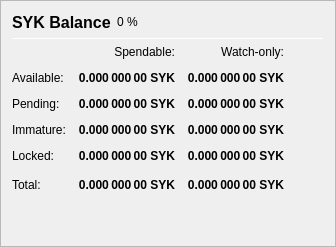
                   <widget class="QFrame" name="frame_Balances">
                    <property name="frameShape">
                     <enum>QFrame::StyledPanel</enum>
                    </property>
                    <property name="frameShadow">
                     <enum>QFrame::Raised</enum>
                    </property>
                    <layout class="QVBoxLayout" name="verticalLayout_4">
                     <item>
                      <layout class="QHBoxLayout" name="horizontalLayout_4">
                       <item>
                        <widget class="QLabel" name="label_5">
                         <property name="minimumSize">
                          <size>
                           <width>0</width>
                           <height>20</height>
                          </size>
                         </property>
                         <property name="font">
                          <font>
                           <pointsize>12</pointsize>
                           <weight>75</weight>
                           <bold>true</bold>
                          </font>
                         </property>
                         <property name="text">
                          <string>SYK Balance</string>
                         </property>
                        </widget>
                       </item>
                       <item>
                        <widget class="QLabel" name="labelSYKPercent">
                         <property name="text">
                          <string notr="true">0 %</string>
                         </property>
                        </widget>
                       </item>
                       <item>
                        <spacer name="horizontalSpacer_3">
                         <property name="orientation">
                          <enum>Qt::Horizontal</enum>
                         </property>
                         <property name="sizeHint" stdset="0">
                          <size>
                           <width>40</width>
                           <height>20</height>
                          </size>
                         </property>
                        </spacer>
                       </item>
                      </layout>
                     </item>
                     <item>
                      <widget class="Line" name="line_Balance">
                       <property name="minimumSize">
                        <size>
                         <width>0</width>
                         <height>1</height>
                        </size>
                       </property>
                       <property name="maximumSize">
                        <size>
                         <width>16777215</width>
                         <height>1</height>
                        </size>
                       </property>
                       <property name="orientation">
                        <enum>Qt::Horizontal</enum>
                       </property>
                      </widget>
                     </item>
                     <item>
                      <layout class="QGridLayout" name="gridLayout">
                       <property name="spacing">
                        <number>12</number>
                       </property>
                       <item row="0" column="1">
                        <widget class="QLabel" name="labelSpendable">
                         <property name="text">
                          <string>Spendable:</string>
                         </property>
                         <property name="alignment">
                          <set>Qt::AlignRight|Qt::AlignTrailing|Qt::AlignVCenter</set>
                         </property>
                        </widget>
                       </item>
                       <item row="0" column="2">
                        <widget class="QLabel" name="labelWatchonly">
                         <property name="text">
                          <string>Watch-only:</string>
                         </property>
                         <property name="alignment">
                          <set>Qt::AlignRight|Qt::AlignTrailing|Qt::AlignVCenter</set>
                         </property>
                        </widget>
                       </item>
                       <item row="1" column="0">
                        <widget class="QLabel" name="labelBalanceText">
                         <property name="text">
                          <string>Available:</string>
                         </property>
                        </widget>
                       </item>
                       <item row="1" column="1">
                        <widget class="QLabel" name="labelBalance">
                         <property name="font">
                          <font>
                           <weight>75</weight>
                           <bold>true</bold>
                          </font>
                         </property>
                         <property name="cursor">
                          <cursorShape>IBeamCursor</cursorShape>
                         </property>
                         <property name="toolTip">
                          <string>Your current spendable balance</string>
                         </property>
                         <property name="text">
                          <string notr="true">0.000 000 00 SYK</string>
                         </property>
                         <property name="alignment">
                          <set>Qt::AlignRight|Qt::AlignTrailing|Qt::AlignVCenter</set>
                         </property>
                         <property name="textInteractionFlags">
                          <set>Qt::LinksAccessibleByMouse|Qt::TextSelectableByKeyboard|Qt::TextSelectableByMouse</set>
                         </property>
                        </widget>
                       </item>
                       <item row="1" column="2">
                        <widget class="QLabel" name="labelWatchAvailable">
                         <property name="font">
                          <font>
                           <weight>75</weight>
                           <bold>true</bold>
                          </font>
                         </property>
                         <property name="cursor">
                          <cursorShape>IBeamCursor</cursorShape>
                         </property>
                         <property name="toolTip">
                          <string>Your current balance in watch-only addresses</string>
                         </property>
                         <property name="text">
                          <string notr="true">0.000 000 00 SYK</string>
                         </property>
                         <property name="alignment">
                          <set>Qt::AlignRight|Qt::AlignTrailing|Qt::AlignVCenter</set>
                         </property>
                         <property name="textInteractionFlags">
                          <set>Qt::LinksAccessibleByMouse|Qt::TextSelectableByKeyboard|Qt::TextSelectableByMouse</set>
                         </property>
                        </widget>
                       </item>
                       <item row="2" column="0">
                        <widget class="QLabel" name="labelPendingText">
                         <property name="text">
                          <string>Pending:</string>
                         </property>
                        </widget>
                       </item>
                       <item row="2" column="1">
                        <widget class="QLabel" name="labelUnconfirmed">
                         <property name="font">
                          <font>
                           <weight>75</weight>
                           <bold>true</bold>
                          </font>
                         </property>
                         <property name="cursor">
                          <cursorShape>IBeamCursor</cursorShape>
                         </property>
                         <property name="toolTip">
                          <string>Total of transactions that have yet to be confirmed, and do not yet count toward the spendable balance</string>
                         </property>
                         <property name="text">
                          <string notr="true">0.000 000 00 SYK</string>
                         </property>
                         <property name="alignment">
                          <set>Qt::AlignRight|Qt::AlignTrailing|Qt::AlignVCenter</set>
                         </property>
                         <property name="textInteractionFlags">
                          <set>Qt::LinksAccessibleByMouse|Qt::TextSelectableByKeyboard|Qt::TextSelectableByMouse</set>
                         </property>
                        </widget>
                       </item>
                       <item row="2" column="2">
                        <widget class="QLabel" name="labelWatchPending">
                         <property name="font">
                          <font>
                           <weight>75</weight>
                           <bold>true</bold>
                          </font>
                         </property>
                         <property name="cursor">
                          <cursorShape>IBeamCursor</cursorShape>
                         </property>
                         <property name="toolTip">
                          <string>Unconfirmed transactions to watch-only addresses</string>
                         </property>
                         <property name="text">
                          <string notr="true">0.000 000 00 SYK</string>
                         </property>
                         <property name="alignment">
                          <set>Qt::AlignRight|Qt::AlignTrailing|Qt::AlignVCenter</set>
                         </property>
                         <property name="textInteractionFlags">
                          <set>Qt::LinksAccessibleByMouse|Qt::TextSelectableByKeyboard|Qt::TextSelectableByMouse</set>
                         </property>
                        </widget>
                       </item>
                       <item row="3" column="0">
                        <widget class="QLabel" name="labelImmatureText">
                         <property name="text">
                          <string>Immature:</string>
                         </property>
                        </widget>
                       </item>
                       <item row="3" column="1">
                        <widget class="QLabel" name="labelImmature">
                         <property name="font">
                          <font>
                           <weight>75</weight>
                           <bold>true</bold>
                          </font>
                         </property>
                         <property name="cursor">
                          <cursorShape>IBeamCursor</cursorShape>
                         </property>
                         <property name="toolTip">
                          <string>Staked or masternode rewards that has not yet matured</string>
                         </property>
                         <property name="text">
                          <string notr="true">0.000 000 00 SYK</string>
                         </property>
                         <property name="alignment">
                          <set>Qt::AlignRight|Qt::AlignTrailing|Qt::AlignVCenter</set>
                         </property>
                         <property name="textInteractionFlags">
                          <set>Qt::LinksAccessibleByMouse|Qt::TextSelectableByKeyboard|Qt::TextSelectableByMouse</set>
                         </property>
                        </widget>
                       </item>
                       <item row="3" column="2">
                        <widget class="QLabel" name="labelWatchImmature">
                         <property name="font">
                          <font>
                           <weight>75</weight>
                           <bold>true</bold>
                          </font>
                         </property>
                         <property name="cursor">
                          <cursorShape>IBeamCursor</cursorShape>
                         </property>
                         <property name="toolTip">
                          <string>Staked or masternode rewards in watch-only addresses that has not yet matured</string>
                         </property>
                         <property name="text">
                          <string notr="true">0.000 000 00 SYK</string>
                         </property>
                         <property name="alignment">
                          <set>Qt::AlignRight|Qt::AlignTrailing|Qt::AlignVCenter</set>
                         </property>
                         <property name="textInteractionFlags">
                          <set>Qt::LinksAccessibleByMouse|Qt::TextSelectableByKeyboard|Qt::TextSelectableByMouse</set>
                         </property>
                        </widget>
                       </item>
                       <item row="4" column="0">
                        <widget class="QLabel" name="labelLockedBalanceText">
                         <property name="toolTip">
                          <string>Locked SYK or Masternode collaterals. These are excluded from zSYK minting.</string>
                         </property>
                         <property name="text">
                          <string>Locked:</string>
                         </property>
                        </widget>
                       </item>
                       <item row="4" column="1">
                        <widget class="QLabel" name="labelLockedBalance">
                         <property name="font">
                          <font>
                           <weight>75</weight>
                           <bold>true</bold>
                          </font>
                         </property>
                         <property name="cursor">
                          <cursorShape>IBeamCursor</cursorShape>
                         </property>
                         <property name="toolTip">
                          <string>Locked SYK or Masternode collaterals. These are excluded from zSYK minting.</string>
                         </property>
                         <property name="text">
                          <string notr="true">0.000 000 00 SYK</string>
                         </property>
                         <property name="alignment">
                          <set>Qt::AlignRight|Qt::AlignTrailing|Qt::AlignVCenter</set>
                         </property>
                         <property name="textInteractionFlags">
                          <set>Qt::LinksAccessibleByMouse|Qt::TextSelectableByKeyboard|Qt::TextSelectableByMouse</set>
                         </property>
                        </widget>
                       </item>
                       <item row="4" column="2">
                        <widget class="QLabel" name="labelWatchLocked">
                         <property name="font">
                          <font>
                           <weight>75</weight>
                           <bold>true</bold>
                          </font>
                         </property>
                         <property name="cursor">
                          <cursorShape>IBeamCursor</cursorShape>
                         </property>
                         <property name="toolTip">
                          <string>Current locked balance in watch-only addresses</string>
                         </property>
                         <property name="text">
                          <string notr="true">0.000 000 00 SYK</string>
                         </property>
                         <property name="alignment">
                          <set>Qt::AlignRight|Qt::AlignTrailing|Qt::AlignVCenter</set>
                         </property>
                         <property name="textInteractionFlags">
                          <set>Qt::LinksAccessibleByMouse|Qt::TextSelectableByKeyboard|Qt::TextSelectableByMouse</set>
                         </property>
                        </widget>
                       </item>
                       <item row="5" column="0">
                        <widget class="QLabel" name="labelTotalText">
                         <property name="toolTip">
                          <string>Your current sykcoin balance, unconfirmed and immature transactions included</string>
                         </property>
                         <property name="text">
                          <string>Total:</string>
                         </property>
                        </widget>
                       </item>
                       <item row="5" column="1">
                        <widget class="QLabel" name="labelTotal">
                         <property name="font">
                          <font>
                           <weight>75</weight>
                           <bold>true</bold>
                          </font>
                         </property>
                         <property name="cursor">
                          <cursorShape>IBeamCursor</cursorShape>
                         </property>
                         <property name="toolTip">
                          <string>Your current sykcoin balance, unconfirmed and immature transactions included</string>
                         </property>
                         <property name="text">
                          <string notr="true">0.000 000 00 SYK</string>
                         </property>
                         <property name="alignment">
                          <set>Qt::AlignRight|Qt::AlignTrailing|Qt::AlignVCenter</set>
                         </property>
                         <property name="textInteractionFlags">
                          <set>Qt::LinksAccessibleByMouse|Qt::TextSelectableByKeyboard|Qt::TextSelectableByMouse</set>
                         </property>
                        </widget>
                       </item>
                       <item row="5" column="2">
                        <widget class="QLabel" name="labelWatchTotal">
                         <property name="font">
                          <font>
                           <weight>75</weight>
                           <bold>true</bold>
                          </font>
                         </property>
                         <property name="cursor">
                          <cursorShape>IBeamCursor</cursorShape>
                         </property>
                         <property name="toolTip">
                          <string>Current total balance in watch-only addresses</string>
                         </property>
                         <property name="text">
                          <string notr="true">0.000 000 00 SYK</string>
                         </property>
                         <property name="alignment">
                          <set>Qt::AlignRight|Qt::AlignTrailing|Qt::AlignVCenter</set>
                         </property>
                         <property name="textInteractionFlags">
                          <set>Qt::LinksAccessibleByMouse|Qt::TextSelectableByKeyboard|Qt::TextSelectableByMouse</set>
                         </property>
                        </widget>
                       </item>
                       <item row="5" column="3">
                        <spacer name="horizontalSpacer_9">
                         <property name="orientation">
                          <enum>Qt::Horizontal</enum>
                         </property>
                         <property name="sizeHint" stdset="0">
                          <size>
                           <width>40</width>
                           <height>20</height>
                          </size>
                         </property>
                        </spacer>
                       </item>
                      </layout>
                     </item>
                     <item>
                      <spacer name="verticalSpacer_3">
                       <property name="orientation">
                        <enum>Qt::Vertical</enum>
                       </property>
                       <property name="sizeHint" stdset="0">
                        <size>
                         <width>20</width>
                         <height>40</height>
                        </size>
                       </property>
                      </spacer>
                     </item>
                    </layout>
                   </widget>
